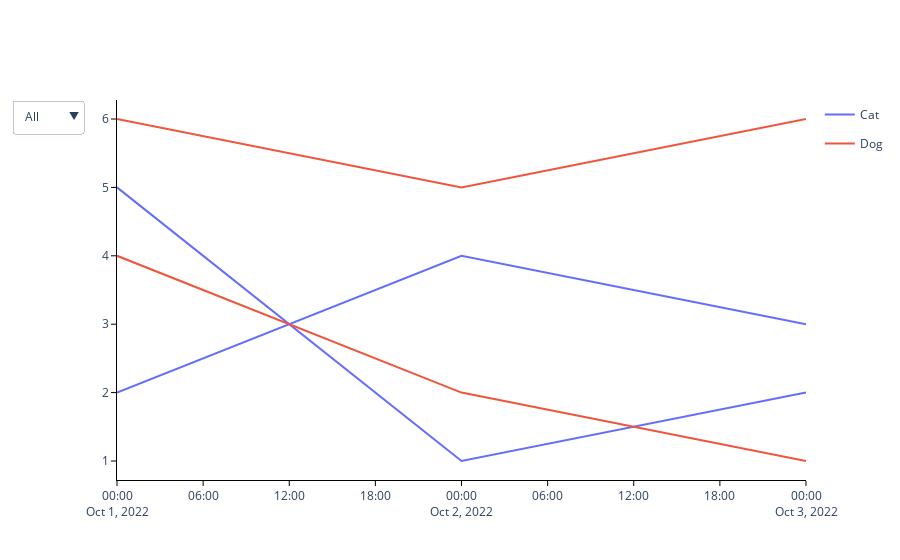

Source (notebook cell):
### Code cell
df = pd.DataFrame(
    {
        "Date": [
            "2022-10-01",
            "2022-10-02",
            "2022-10-03",
            "2022-10-01",
            "2022-10-02",
            "2022-10-03",
            "2022-10-01",
            "2022-10-02",
            "2022-10-03",
            "2022-10-01",
            "2022-10-02",
            "2022-10-03",
        ],
        "Animal": [
            "Cat",
            "Cat",
            "Cat",
            "Cat",
            "Cat",
            "Cat",
            "Dog",
            "Dog",
            "Dog",
            "Dog",
            "Dog",
            "Dog",
        ],
        "Category": [
            "Small",
            "Small",
            "Small",
            "Big",
            "Big",
            "Big",
            "Small",
            "Small",
            "Small",
            "Big",
            "Big",
            "Big",
        ],
        "Quantity": [2, 4, 3, 5, 1, 2, 6, 5, 6, 4, 2, 1],
    }
)

df["Date"] = df["Date"].astype("datetime64")


def plot_line_go_graph(
    df, col_x, col_y, col_color=None, col_filter=None, add_points=False
):
    df_graph = df.copy()

    if add_points:
        param_mode = "lines+markers"
        param_name = "lines+markers"
    else:
        param_mode = "lines"
        param_name = "lines"

    fig = go.Figure()

    if col_filter is None:
        if col_color is None:
            fig.add_trace(
                go.Scatter(
                    x=df_graph[col_x],
                    y=df_graph[col_y],
                    mode=param_mode,
                    name=param_name,
                )
            )
        else:
            for c in df_graph[col_color].unique():
                fig.add_trace(
                    go.Scatter(
                        x=df_graph[df_graph[col_color] == c][col_x],
                        y=df_graph[df_graph[col_color] == c][col_y],
                        mode=param_mode,
                        name=c,
                    )
                )

    else:
        plotly_colors = px.colors.qualitative.Plotly
        color_map_length = len(df_graph[col_color].unique())
        color_map = {
            name: color
            for (name, color) in zip(
                df_graph[col_color].unique(), plotly_colors[:color_map_length]
            )
        }
        df_graph[col_filter] = df_graph[col_filter].fillna("NaN")

        if col_color is None:
            fig.add_trace(
                go.Scatter(
                    x=df_graph[col_x],
                    y=df_graph[col_y],
                    mode=param_mode,
                    name=param_name,
                    visible=True,
                )
            )
        else:
            ## the traces have no information regarding the col_filter
            ## so we put this information about col_color and col_filter
            ## (in this case the information about animal and category)
            ## into the customdata as an f-string
            for color, df_color in df_graph.groupby(col_color):
                color_count = 0
                for filter, df_filter in df_color.groupby(col_filter):
                    print(f"{color} + {filter}")
                    if color_count == 0:
                        showlegend = True
                        color_count += 1
                    else:
                        showlegend = False
                    fig.add_trace(
                        go.Scatter(
                            x=df_filter[col_x],
                            y=df_filter[col_y],
                            marker=dict(color=color_map[color]),
                            mode=param_mode,
                            name=f"{color}",
                            customdata=[f"{color} + {filter}"],
                            legendgroup=color,
                            showlegend=showlegend,
                            visible=True,
                        )
                    )

        updatemenu = []
        buttons = []

        # button with one option for each dataframe
        buttons.append(
            dict(
                method="restyle",
                label="All",
                visible=True,
                args=[{"visible": [True] * len(fig.data)}],
            )
        )

        for group, df_filter in df_graph.groupby([col_filter]):
            print(f"group: {group}")
            visible_traces = [group in trace["customdata"][0] for trace in fig.data]
            print(visible_traces)
            buttons.append(
                dict(
                    method="restyle",
                    label=group,
                    visible=True,
                    args=[{"visible": visible_traces}],
                )
            )

        # some adjustments to the updatemenus
        updatemenu = []
        your_menu = dict()
        updatemenu.append(your_menu)

        updatemenu[0]["buttons"] = buttons
        updatemenu[0]["direction"] = "down"
        updatemenu[0]["showactive"] = True

        # add dropdown menus to the figure
        fig.update_layout(updatemenus=updatemenu)

        if col_color is None:
            fig.update_layout(showlegend=False)

    fig.update_layout(
        {
            "plot_bgcolor": "rgba(0,0,0,0)",
            "paper_bgcolor": "rgba(0,0,0,0)",
        },
        hoverlabel=dict(
            # bgcolor="white",
            font_size=12,
            # font_family="Rockwell"
        ),
        hovermode="x",
    )

    fig.update_xaxes(
        showspikes=True,
        spikecolor="black",
        showline=True,
        linewidth=1,
        linecolor="black",
        ticks="outside",
        tickwidth=1,
        tickcolor="black",
        ticklen=5,
    )
    fig.update_yaxes(
        showspikes=True,
        spikecolor="black",
        showline=True,
        linewidth=1,
        linecolor="black",
        ticks="outside",
        tickwidth=1,
        tickcolor="black",
        ticklen=5,
    )

    return fig


fig = plot_line_go_graph(
    df, "Date", "Quantity", col_color="Animal", col_filter="Category", add_points=False
)
fig.show()

### Figure 1 — Plotly figure (JSON) as saved in the notebook; plotly's stock layout.template omitted (floating-point values rounded to 4 significant figures)
{"data": [{"customdata": ["Cat + Big"], "legendgroup": "Cat", "marker": {"color": "#636EFA"}, "mode": "lines", "name": "Cat", "showlegend": true, "type": "scatter", "visible": true, "x": ["2022-10-01T00:00:00", "2022-10-02T00:00:00", "2022-10-03T00:00:00"], "y": [5, 1, 2]}, {"customdata": ["Cat + Small"], "legendgroup": "Cat", "marker": {"color": "#636EFA"}, "mode": "lines", "name": "Cat", "showlegend": false, "type": "scatter", "visible": true, "x": ["2022-10-01T00:00:00", "2022-10-02T00:00:00", "2022-10-03T00:00:00"], "y": [2, 4, 3]}, {"customdata": ["Dog + Big"], "legendgroup": "Dog", "marker": {"color": "#EF553B"}, "mode": "lines", "name": "Dog", "showlegend": true, "type": "scatter", "visible": true, "x": ["2022-10-01T00:00:00", "2022-10-02T00:00:00", "2022-10-03T00:00:00"], "y": [4, 2, 1]}, {"customdata": ["Dog + Small"], "legendgroup": "Dog", "marker": {"color": "#EF553B"}, "mode": "lines", "name": "Dog", "showlegend": false, "type": "scatter", "visible": true, "x": ["2022-10-01T00:00:00", "2022-10-02T00:00:00", "2022-10-03T00:00:00"], "y": [6, 5, 6]}], "layout": {"hoverlabel": {"font": {"size": 12}}, "hovermode": "x", "paper_bgcolor": "rgba(0,0,0,0)", "plot_bgcolor": "rgba(0,0,0,0)", "updatemenus": [{"buttons": [{"args": [{"visible": [true, true, true, true]}], "label": "All", "method": "restyle", "visible": true}, {"args": [{"visible": [true, false, true, false]}], "label": "Big", "method": "restyle", "visible": true}, {"args": [{"visible": [false, true, false, true]}], "label": "Small", "method": "restyle", "visible": true}], "direction": "down", "showactive": true}], "xaxis": {"linecolor": "black", "linewidth": 1, "showline": true, "showspikes": true, "spikecolor": "black", "tickcolor": "black", "ticklen": 5, "ticks": "outside", "tickwidth": 1}, "yaxis": {"linecolor": "black", "linewidth": 1, "showline": true, "showspikes": true, "spikecolor": "black", "tickcolor": "black", "ticklen": 5, "ticks": "outside", "tickwidth": 1}}}
